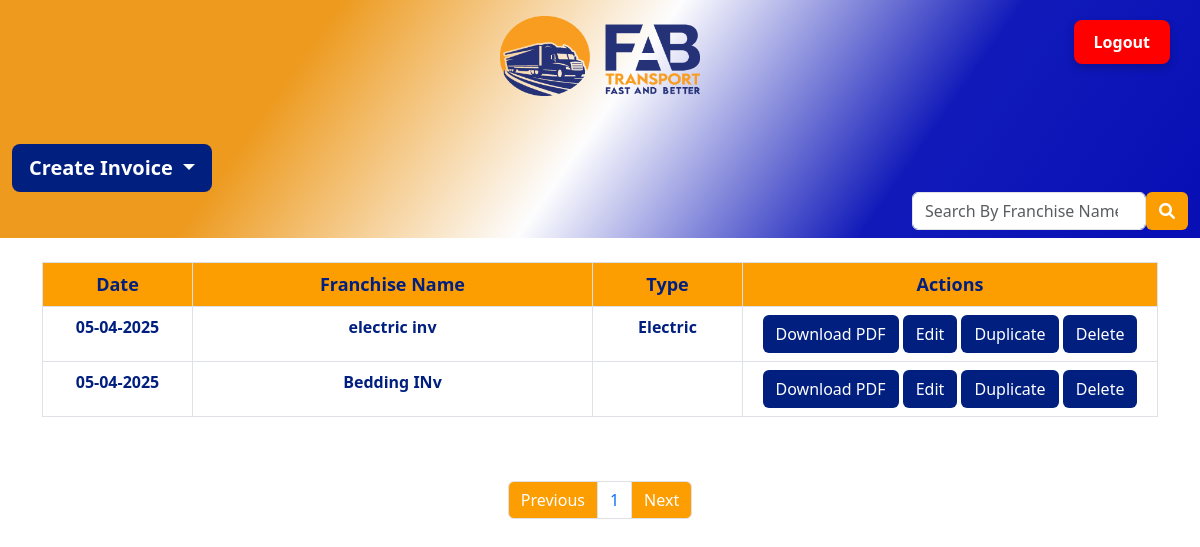
/index.php (signed in), run on an earlier commit of the app's database.
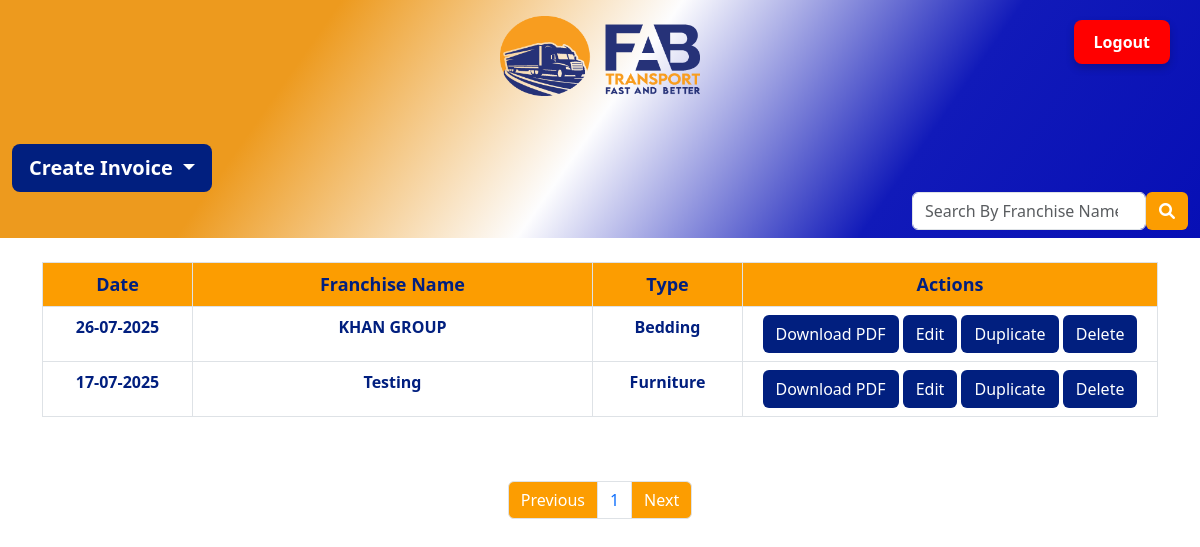
And on a later commit of the database.
### tables this page shows
CREATE TABLE `invoices` (
  `id` int(11) NOT NULL,
  `invoice_number` varchar(255) NOT NULL,
  `invoice_type` varchar(50) DEFAULT NULL,
  `date` varchar(50) NOT NULL,
  `company_name` varchar(255) DEFAULT NULL,
  `address` varchar(255) DEFAULT NULL,
  `phone` varchar(50) DEFAULT NULL,
  `abn` varchar(50) DEFAULT NULL,
  `employer_company` varchar(255) DEFAULT NULL,
  `employer_abn` varchar(50) DEFAULT NULL,
  `employer_address` text DEFAULT NULL,
  `employer_phone` varchar(20) DEFAULT NULL,
  `runsheet_number` varchar(255) DEFAULT NULL,
  `runsheet_date` date DEFAULT NULL,
  `sub_total` decimal(10,2) DEFAULT NULL,
  `tax_rate` decimal(5,2) DEFAULT NULL,
  `other_cost` decimal(10,2) DEFAULT NULL,
  `total_cost` decimal(10,2) DEFAULT NULL,
  `created_at` timestamp NULL DEFAULT current_timestamp(),
  `updated_at` timestamp NULL DEFAULT current_timestamp() ON UPDATE current_timestamp(),
  `postal_code` varchar(20) DEFAULT NULL
);

### index.php (the view, shortened to what this page needs)
<!DOCTYPE html>
<html lang="en">
<head>
  <link href="assets/css/bootstrap.min.css" rel="stylesheet">
  <link rel="stylesheet" href="assets/css/style-1.css">
  <link href="https://cdnjs.cloudflare.com/ajax/libs/font-awesome/6.0.0-beta3/css/all.min.css" rel="stylesheet">
</head>
<body>
  <div class="container-fluid" style="background: linear-gradient(125deg, #ed9a1e, #ed9a1e, #fdfdfe, #111ab9, #070fb5);">
    <div class="row">
      <div class="col-md-12 mt-3 text-center">
        <img src="assets/images/logo.png" alt="Logo" style="width: 200px; height: auto;">
      </div>
      <div class="col-md-4">
        <form action="logout.php" method="POST">
          <button type="submit" class="btn btn-danger logout-button">Logout</button>
        </form>
      </div>
    </div>
    <div class="row">
      <div class="col-md-4 mt-5">
        <div class="dropdown">
          <button class="btn btn-lg create-btn dropdown-toggle" type="button" id="dropdownMenuButton" data-bs-toggle="dropdown" aria-expanded="false"> Create Invoice </button>
        </div>
      </div>
    </div>
    <div class="row justify-content-end">
      <div class="col-md-3 d-flex mb-2">
        <form method="GET" action="index.php" class="d-flex w-100">
          <input class="form-control" type="search" name="search" placeholder="Search By Franchise Name" value="<?php echo isset($_GET['search']) ? $_GET['search'] : ''; ?>" aria-label="Search">
          <button class="btn search-icon" type="submit"><i class="fa fa-search" aria-hidden="true"></i></button>
        </form>
      </div>
    </div>
  </div>
  <div class="container my-4">
    <?php
    require 'config/database.php';
    $records_per_page = 25;
    $current_page = isset($_GET['page']) ? (int)$_GET['page'] : 1;
    $search_query = isset($_GET['search']) ? mysqli_real_escape_string($conn, $_GET['search']) : '';
    $offset = ($current_page - 1) * $records_per_page;
    $sql_count = "SELECT COUNT(*) AS total FROM invoices WHERE company_name LIKE '%$search_query%'";
    $result_count = mysqli_query($conn, $sql_count);
    $row_count = mysqli_fetch_assoc($result_count);
    $total_records = $row_count['total'];
    $total_pages = ceil($total_records / $records_per_page);
    $sql = "SELECT * FROM invoices WHERE company_name LIKE '%$search_query%'  ORDER BY created_at DESC LIMIT $offset, $records_per_page";
    $result = mysqli_query($conn, $sql);
    ?>
    <?php if (mysqli_num_rows($result) > 0): ?>
      <div class="row table-responsive">
        <div class="col-md-12 table-responsive table-container">
          <table class="table table-bordered">
            <thead>
              <tr>
                <th>Date</th>
                <th>Franchise Name</th>
                <th>Type</th>
                <th>Actions</th>
              </tr>
            </thead>
            <tbody>
              <?php while ($row = mysqli_fetch_assoc($result)): ?>
                <tr>
                  <td style="color:#011f7f; width: 150px;"><?php echo date('d-m-Y', strtotime($row['date'])); ?> </td>
                  <td style="color:#011f7f; width: 400px;"><?php echo htmlspecialchars($row['company_name']); ?></td>
                  <td style="color:#011f7f; width: 150px;"><?php echo htmlspecialchars($row['invoice_type']); ?></td>
                  <td>
                    <?php if ($row['invoice_type'] == 'Bedding' || $row['invoice_type'] == 'Furniture') { ?>
                      <button type="button" class="btn action-btn" onclick="window.open('pdf_bedding-furniture.php?invoice_id=<?php echo urlencode($row['id']); ?>', '_blank')">Download PDF</button>
                      <button type="button" class="btn action-btn" onclick="window.open('update_bedding-furniture_invoice.php?invoice_id=<?php echo urlencode($row['id']); ?>', '_blank')">Edit</button>
                    <?php } else { ?>
                      <button type="button" class="btn action-btn" onclick="window.open('pdf_electric.php?invoice_id=<?php echo urlencode($row['id']); ?>', '_blank')">Download PDF</button>
                      <button type="button" class="btn action-btn" onclick="window.open('update_electric_invoice.php?invoice_id=<?php echo urlencode($row['id']); ?>', '_blank')">Edit</button>
                    <?php } ?>
                    <button type="button" class="btn action-btn" onclick="location.href='duplicate_invoice.php?invoice_id=<?php echo urlencode($row['id']); ?>'">Duplicate</button>
                    <button type="button" class="btn action-btn" onclick="if(confirm('Are you sure you want to delete this invoice?')) location.href='delete_invoice.php?invoice_id=<?php echo urlencode($row['id']); ?>'">Delete</button>
                  </td>
                </tr>
              <?php endwhile; ?>
            </tbody>
          </table>
        </div>
      </div>
      <div class="row">
        <div class="col-md-12 ml-3 mt-5">
          <nav>
            <ul class="pagination justify-content-center">
              <li class="page-item <?php echo ($current_page == 1) ? '' : ''; ?>">
                <a class="page-link page-controls" href="index.php?page=<?php echo ($current_page - 1); ?><?php echo $search_query ? '&search=' . urlencode($search_query) : ''; ?>" tabindex="-1">Previous</a>
              </li>
              <?php for ($i = 1; $i <= $total_pages; $i++): ?>
                <li class="page-item page-indexing<?php echo ($i == $current_page) ? 'active' : ''; ?>">
                  <a class="page-link page-indexing" href="index.php?page=<?php echo $i; ?><?php echo $search_query ? '&search=' . urlencode($search_query) : ''; ?>"><?php echo $i; ?></a>
                </li>
              <?php endfor; ?>
              <li class="page-item <?php echo ($current_page == $total_pages) ? '' : ''; ?>">
                <a class="page-link page-controls" href="index.php?page=<?php echo ($current_page + 1); ?><?php echo $search_query ? '&search=' . urlencode($search_query) : ''; ?>">Next</a>
              </li>
            </ul>
          </nav>
        </div>
      </div>
    <?php else: ?>
      <h3>No Record Found</h3>
    <?php endif; ?>
  </div>
</body>
</html>

### assets/css/style-1.css (style rules this page uses)
* { margin: 0; padding: 0; }
.logout-button { position: absolute; top: 20px; right: 30px; background-color: red; color: white; border: none; padding: 10px 20px; border-radius: 8px; font-size: 16px; font-weight: bold; cursor: pointer; box-shadow: 0 4px 8px rgba(0, 0, 0, 0.2); }
.table-container { max-height: 500px; text-align: center; font-weight: 600; }
.table thead th { position: sticky; top: 0; background: #fc9d01; color: #011f7f; font-size:18px; font-weight: bold; z-index: 1; }

What changed in the data, as far as the page shows it:
removed invoices: date "05-04-2025", company_name "electric inv", invoice_type "Electric"
removed invoices: date "05-04-2025", company_name "Bedding INv"
added invoices: date "26-07-2025", company_name "KHAN GROUP", invoice_type "Bedding"
added invoices: date "17-07-2025", company_name "Testing", invoice_type "Furniture"
